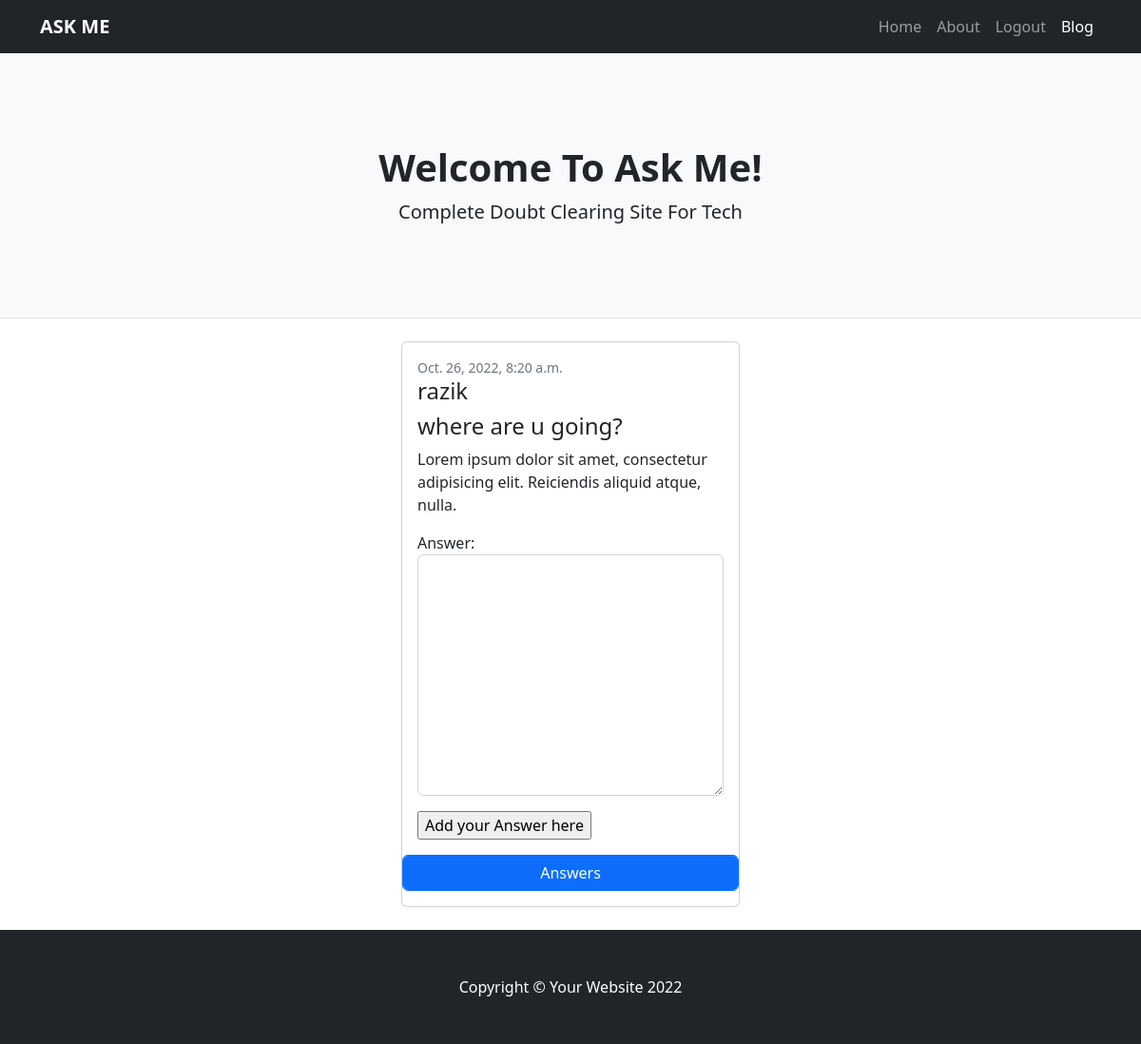
The app's page /questions/3/detail (signed in) with its own data.
### doubts/models.py (models this page shows, shortened)
class Questions(models.Model):
    question = models.CharField(max_length=500)
    user = models.ForeignKey(MyUser,on_delete=models.CASCADE)
    image = models.ImageField(null=True,upload_to="Q-images",blank=True)
    created_date = models.DateTimeField(auto_now_add=True)
    is_active = models.BooleanField(default = True)
    @property
    def fetch_answers(self):
        answers = self.answers_set.all().annotate(u_count = Count('upvote')).order_by('-u_count')
        return answers

class MyUser(AbstractUser):
    phone = models.CharField(max_length=200)
    profile_pic = models.ImageField(upload_to="profilepics",null=True)

### doubts/views.py (the view)
# urls.py: path("questions/<int:id>/detail",QuestionDetailView.as_view(),name = "detail"),
@method_decorator(decs,name="dispatch")
class QuestionDetailView(DetailView,FormView):
    model = Questions
    template_name = "question-detail.html"
    pk_url_kwarg = "id"
    context_object_name = "question"
    form_class = AnswerForm

### doubts/forms.py
class AnswerForm(forms.Form):
    answer = forms.CharField(widget=forms.Textarea(attrs={"class":"form-control"}))

### doubts/views.py (called while the page is built)
def signin_reqiured(fn):
    def wrapper(request,*args,**kwargs):
        if not request.user.is_authenticated:
            return redirect("signin")
        else:
            return fn(request,*args,**kwargs)
    return wrapper

### doubts/templates/question-detail.html (shortened to what this page needs)
{%extends 'base.html'%}
{%block body_block%}
<div class="container">
    <div class="row">
        <div class="col-4"></div>
        <div class="col-4">
            <div class="card mb-4">
                <div class="card-body">
                    <div class="small text-muted">{{question.created_date}}</div>
                    <h6 class="card-title h4">{{question.user}}</h6>
                    <h2 class="card-title h4">{{question.question}}</h2>
                    <p class="card-text">Lorem ipsum dolor sit amet, consectetur adipisicing elit. Reiciendis aliquid atque, nulla.</p>
                    <form action="{%url 'answer' question.id%}" method="post">
                        {{form.as_p}}
                        <input type="submit" value="Add your Answer here" class="btn-btn-primary">
                    </form>
                </div>
                <p>
                    <button class="btn btn-primary form-control" type="button" data-bs-toggle="collapse" data-bs-target="#collapseExample" aria-expanded="false" aria-controls="collapseExample">
                     Answers
                    </button>
                  </p>
            </div>
        </div>
        <div class="col-4"></div>
    </div>
</div>
{%endblock%}

### records on screen
Questions: created_date "Oct. 26, 2022, 8:20 a.m.", user "razik", question "where are u going?"
